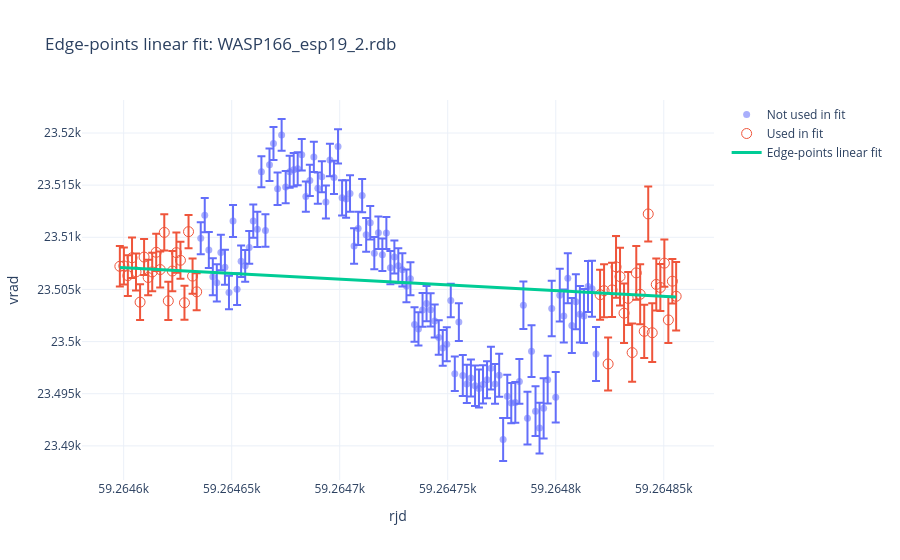

The code cell stored with this chart in its notebook:
### Code cell
obs_name = 'WASP166_esp19_2.rdb'
obs_df = read_rdb_file(best_rm_path / obs_name)

def iteratively_clip_by_rms(obs_name, rms_threshold=2.0, max_iterations=10, observations_path=best_rm_path):
    obs_df = read_rdb_file(observations_path / obs_name)
    clean_df = obs_df.dropna(subset=['rjd', 'vrad', 'svrad']).copy()
    fit_mask = pd.Series(True, index=clean_df.index)
    history = []

    for iteration in range(max_iterations):
        fitted_df, fit_result = fit_linear_rv(clean_df, fit_mask=fit_mask)
        fit_residuals = fitted_df.loc[fit_mask, 'linear_residual']
        residual_rms = np.sqrt(np.mean(fit_residuals**2))
        clip_limit = rms_threshold * residual_rms
        exclude_mask = fit_mask & (fitted_df['linear_residual'].abs() > clip_limit)
        exclude_indices = fitted_df.index[exclude_mask]

        history.append(
            {
                'iteration': iteration + 1,
                **fit_result,
                'residual_rms': residual_rms,
                'clip_limit': clip_limit,
                'n_excluded': len(exclude_indices),
                'excluded_indices': list(exclude_indices),
                'excluded_files': fitted_df.loc[exclude_indices, 'file_rootpath'].tolist(),
                'excluded_rjd': fitted_df.loc[exclude_indices, 'rjd'].tolist(),
                'excluded_vrad': fitted_df.loc[exclude_indices, 'vrad'].tolist(),
                'excluded_residual': fitted_df.loc[exclude_indices, 'linear_residual'].tolist(),
            }
        )

        if len(exclude_indices) == 0:
            break

        fit_mask.loc[exclude_indices] = False

    initial_df, initial_fit = fit_linear_rv(clean_df)
    final_df, final_fit = fit_linear_rv(clean_df, fit_mask=fit_mask)

    return initial_df, initial_fit, final_df, final_fit, pd.DataFrame(history)


def fit_with_edge_points(obs_name, n_first=5, n_last=6, observations_path=best_rm_path):
    obs_df = read_rdb_file(observations_path / obs_name)
    clean_df = obs_df.dropna(subset=['rjd', 'vrad', 'svrad']).copy().sort_values('rjd')

    fit_mask = pd.Series(False, index=clean_df.index)
    fit_mask.loc[clean_df.head(n_first).index] = True
    fit_mask.loc[clean_df.tail(n_last).index] = True

    fitted_df, fit_result = fit_linear_rv(clean_df, fit_mask=fit_mask)
    fit_history = pd.DataFrame(
        [
            {
                **fit_result,
                'fit_method': 'edge_points',
                'n_first': n_first,
                'n_last': n_last,
                'fit_indices': list(clean_df.index[fit_mask]),
            }
        ]
    )

    return fitted_df, fit_result, fit_history


def plot_linear_fit_selection(obs_df, fitted_df, fit_result, obs_name, fit_label='Linear fit'):
    model_rjd, model_vrad = model_curve(obs_df, fit_result)
    fit_df = fitted_df.loc[fitted_df['fit_mask']]
    unused_df = fitted_df.loc[~fitted_df['fit_mask']]

    fig = go.Figure()
    fig.add_trace(
        go.Scatter(
            x=unused_df['rjd'],
            y=unused_df['vrad'],
            error_y=dict(type='data', array=unused_df['svrad'], visible=True),
            mode='markers',
            marker=dict(size=7, opacity=0.55),
            name='Not used in fit',
            text=unused_df['file_rootpath'],
            hovertemplate='rjd=%{x}<br>vrad=%{y}<br>svrad=%{error_y.array}<br>file=%{text}<extra></extra>',
        )
    )
    fig.add_trace(
        go.Scatter(
            x=fit_df['rjd'],
            y=fit_df['vrad'],
            error_y=dict(type='data', array=fit_df['svrad'], visible=True),
            mode='markers',
            marker=dict(size=10, symbol='circle-open'),
            name='Used in fit',
            text=fit_df['file_rootpath'],
            hovertemplate='rjd=%{x}<br>vrad=%{y}<br>svrad=%{error_y.array}<br>file=%{text}<extra></extra>',
        )
    )
    fig.add_trace(
        go.Scatter(
            x=model_rjd,
            y=model_vrad,
            mode='lines',
            line=dict(width=3),
            name=fit_label,
            hovertemplate='rjd=%{x}<br>model vrad=%{y}<extra></extra>',
        )
    )
    fig.update_layout(
        title=f'{fit_label}: {obs_name}',
        xaxis_title='rjd',
        yaxis_title='vrad',
        template='plotly_white',
        hovermode='closest',
    )

    return fig


fit_method_for_plot = 'edge_points'  # use 'rms_clip' or 'edge_points'

if fit_method_for_plot == 'rms_clip':
    rms_initial_df, rms_initial_fit, rms_final_df, rms_final_fit, rms_clip_history = iteratively_clip_by_rms(
        obs_name,
        rms_threshold=1.5,
        max_iterations=5,
    )
    print(
        f"RMS-clipped fit: vrad = {rms_final_fit['intercept']:.6f} "
        f"+ {rms_final_fit['slope']:.6f} * (rjd - {rms_final_fit['rjd_ref']:.8f})"
    )
    fig = plot_iterative_linear_fit(obs_df, rms_initial_fit, rms_final_df, rms_final_fit, obs_name)
    fig.update_layout(title=f'RMS-clipped linear RV fit: {obs_name}')
elif fit_method_for_plot == 'edge_points':
    edge_fitted_df, edge_fit, edge_fit_history = fit_with_edge_points(
        obs_name,
        n_first=20,
        n_last=20,
    )
    print(
        f"edge-points fit: vrad = {edge_fit['intercept']:.6f} "
        f"+ {edge_fit['slope']:.6f} * (rjd - {edge_fit['rjd_ref']:.8f})"
    )
    display(edge_fit_history)
    fig = plot_linear_fit_selection(obs_df, edge_fitted_df, edge_fit, obs_name, fit_label='Edge-points linear fit')
else:
    raise ValueError("fit_method_for_plot must be 'rms_clip' or 'edge_points'")

fig.show()

### Figure 1 — Plotly figure (JSON) as saved in the notebook; plotly's stock layout.template omitted (floating-point values rounded to 4 significant figures; data arrays with more than 128 entries replaced by an {"elided": "..."} marker saying what was removed)
{"data": [{"error_y": {"array": [1.537, 1.651, 1.732, 1.775, 1.787, 1.693, 1.679, 1.61, 1.53, 1.523, 1.515, 1.517, 1.574, 1.595, 1.696, 1.491, 1.559, 1.567, 1.572, 1.549, 1.523, 1.537, 1.532, 1.603, 1.58, 1.508, 1.444, 1.502, 1.451, 1.495, 1.49, 1.581, 1.569, 1.596, 1.645, 1.693, 1.794, 1.749, 1.709, 1.593, 1.588, 1.61, 1.608, 1.544, 1.563, 1.554, 1.53, 1.595, 1.578, 1.683, 1.593, 1.562, 1.58, 1.651, 1.595, 1.615, 1.694, 1.597, 1.583, 1.659, 1.717, 1.635, 1.602, 1.654, 1.806, 1.964, 1.833, 1.776, 1.945, 1.826, 1.842, 1.764, 2.051, 1.9, 2.057, 2.057, 2.072, 1.937, 1.957, 2.143, 2.285, 2.524, 2.483, 2.384, 2.425, 2.888, 2.29, 2.661, 2.424, 2.528, 2.54, 2.393, 2.632, 2.631, 2.711, 2.588, 2.441, 2.692, 2.592], "type": "data", "visible": true}, "hovertemplate": "rjd=%{x}<br>vrad=%{y}<br>svrad=%{error_y.array}<br>file=%{text}<extra></extra>", "marker": {"opacity": 0.55, "size": 7}, "mode": "markers", "name": "Not used in fit", "text": ["ESPRE.2021-02-19T03:06:14.696.fits", "ESPRE.2021-02-19T03:08:56.731.fits", "ESPRE.2021-02-19T03:11:38.787.fits", "ESPRE.2021-02-19T03:14:18.530.fits", "ESPRE.2021-02-19T03:16:58.537.fits", "ESPRE.2021-02-19T03:19:40.684.fits", "ESPRE.2021-02-19T03:22:22.746.fits", "ESPRE.2021-02-19T03:25:04.741.fits", "ESPRE.2021-02-19T03:27:46.804.fits", "ESPRE.2021-02-19T03:30:28.983.fits", "ESPRE.2021-02-19T03:33:11.081.fits", "ESPRE.2021-02-19T03:35:53.282.fits", "ESPRE.2021-02-19T03:38:35.379.fits", "ESPRE.2021-02-19T03:41:17.382.fits", "ESPRE.2021-02-19T03:43:59.565.fits", "ESPRE.2021-02-19T03:46:41.712.fits", "ESPRE.2021-02-19T03:49:23.839.fits", "ESPRE.2021-02-19T03:52:03.588.fits", "ESPRE.2021-02-19T03:54:45.774.fits", "ESPRE.2021-02-19T03:57:27.812.fits", "ESPRE.2021-02-19T04:00:09.889.fits", "ESPRE.2021-02-19T04:02:52.228.fits", "ESPRE.2021-02-19T04:05:32.197.fits", "ESPRE.2021-02-19T04:08:11.885.fits", "ESPRE.2021-02-19T04:10:53.962.fits", "ESPRE.2021-02-19T04:13:36.163.fits", "ESPRE.2021-02-19T04:16:18.256.fits", "ESPRE.2021-02-19T04:18:58.131.fits", "ESPRE.2021-02-19T04:21:37.946.fits", "ESPRE.2021-02-19T04:24:17.756.fits", "ESPRE.2021-02-19T04:26:59.878.fits", "ESPRE.2021-02-19T04:29:41.987.fits", "ESPRE.2021-02-19T04:32:21.379.fits", "ESPRE.2021-02-19T04:35:03.382.fits", "ESPRE.2021-02-19T04:37:45.528.fits", "ESPRE.2021-02-19T04:40:27.699.fits", "ESPRE.2021-02-19T04:43:07.379.fits", "ESPRE.2021-02-19T04:45:47.178.fits", "ESPRE.2021-02-19T04:48:29.287.fits", "ESPRE.2021-02-19T04:51:11.382.fits", "ESPRE.2021-02-19T04:53:51.093.fits", "ESPRE.2021-02-19T04:56:33.167.fits", "ESPRE.2021-02-19T04:59:15.340.fits", "ESPRE.2021-02-19T05:01:57.379.fits", "ESPRE.2021-02-19T05:04:39.382.fits", "ESPRE.2021-02-19T05:07:17.902.fits", "ESPRE.2021-02-19T05:10:00.053.fits", "ESPRE.2021-02-19T05:12:39.378.fits", "ESPRE.2021-02-19T05:15:18.552.fits", "ESPRE.2021-02-19T05:17:58.368.fits", "ESPRE.2021-02-19T05:20:40.379.fits", "ESPRE.2021-02-19T05:23:22.538.fits", "ESPRE.2021-02-19T05:26:02.333.fits", "ESPRE.2021-02-19T05:28:44.382.fits", "ESPRE.2021-02-19T05:31:23.173.fits", "ESPRE.2021-02-19T05:34:05.310.fits", "ESPRE.2021-02-19T05:36:47.521.fits", "ESPRE.2021-02-19T05:39:29.583.fits", "ESPRE.2021-02-19T05:42:11.731.fits", "ESPRE.2021-02-19T05:44:53.727.fits", "ESPRE.2021-02-19T05:47:33.057.fits", "ESPRE.2021-02-19T05:50:15.240.fits", "ESPRE.2021-02-19T05:52:55.113.fits", "ESPRE.2021-02-19T05:55:37.341.fits", "ESPRE.2021-02-19T05:58:19.382.fits", "ESPRE.2021-02-19T06:00:59.263.fits", "ESPRE.2021-02-19T06:03:38.340.fits", "ESPRE.2021-02-19T06:06:20.379.fits", "ESPRE.2021-02-19T06:09:00.194.fits", "ESPRE.2021-02-19T06:11:42.279.fits", "ESPRE.2021-02-19T06:14:22.269.fits", "ESPRE.2021-02-19T06:17:04.378.fits", "ESPRE.2021-02-19T06:19:44.188.fits", "ESPRE.2021-02-19T06:22:26.312.fits", "ESPRE.2021-02-19T06:25:08.376.fits", "ESPRE.2021-02-19T06:27:50.531.fits", "ESPRE.2021-02-19T06:30:32.708.fits", "ESPRE.2021-02-19T06:33:14.843.fits", "ESPRE.2021-02-19T06:35:56.746.fits", "ESPRE.2021-02-19T06:38:38.827.fits", "ESPRE.2021-02-19T06:41:20.892.fits", "ESPRE.2021-02-19T06:44:03.062.fits", "ESPRE.2021-02-19T06:46:45.271.fits", "ESPRE.2021-02-19T06:49:25.023.fits", "ESPRE.2021-02-19T06:52:07.227.fits", "ESPRE.2021-02-19T06:54:49.315.fits", "ESPRE.2021-02-19T06:57:31.379.fits", "ESPRE.2021-02-19T07:00:13.600.fits", "ESPRE.2021-02-19T07:02:52.831.fits", "ESPRE.2021-02-19T07:05:31.888.fits", "ESPRE.2021-02-19T07:08:13.961.fits", "ESPRE.2021-02-19T07:10:56.129.fits", "ESPRE.2021-02-19T07:13:38.307.fits", "ESPRE.2021-02-19T07:16:17.897.fits", "ESPRE.2021-02-19T07:19:00.060.fits", "ESPRE.2021-02-19T07:21:39.380.fits", "ESPRE.2021-02-19T07:24:21.532.fits", "ESPRE.2021-02-19T07:27:03.702.fits", "ESPRE.2021-02-19T07:29:42.920.fits"], "type": "scatter", "x": [59260.0, 59260.0, 59260.0, 59260.0, 59260.0, 59260.0, 59260.0, 59260.0, 59260.0, 59260.0, 59260.0, 59260.0, 59260.0, 59260.0, 59260.0, 59260.0, 59260.0, 59260.0, 59260.0, 59260.0, 59260.0, 59260.0, 59260.0, 59260.0, 59260.0, 59260.0, 59260.0, 59260.0, 59260.0, 59260.0, 59260.0, 59260.0, 59260.0, 59260.0, 59260.0, 59260.0, 59260.0, 59260.0, 59260.0, 59260.0, 59260.0, 59260.0, 59260.0, 59260.0, 59260.0, 59260.0, 59260.0, 59260.0, 59260.0, 59260.0, 59260.0, 59260.0, 59260.0, 59260.0, 59260.0, 59260.0, 59260.0, 59260.0, 59260.0, 59260.0, 59260.0, 59260.0, 59260.0, 59260.0, 59260.0, 59260.0, 59260.0, 59260.0, 59260.0, 59260.0, 59260.0, 59260.0, 59260.0, 59260.0, 59260.0, 59260.0, 59260.0, 59260.0, 59260.0, 59260.0, 59260.0, 59260.0, 59260.0, 59260.0, 59260.0, 59260.0, 59260.0, 59260.0, 59260.0, 59260.0, 59260.0, 59260.0, 59260.0, 59260.0, 59260.0, 59260.0, 59260.0, 59260.0, 59260.0], "y": [23510.0, 23510.0, 23510.0, 23510.0, 23510.0, 23510.0, 23510.0, 23500.0, 23510.0, 23510.0, 23510.0, 23510.0, 23510.0, 23510.0, 23510.0, 23520.0, 23510.0, 23520.0, 23520.0, 23510.0, 23520.0, 23510.0, 23520.0, 23520.0, 23520.0, 23520.0, 23510.0, 23520.0, 23520.0, 23510.0, 23520.0, 23510.0, 23520.0, 23520.0, 23520.0, 23510.0, 23510.0, 23510.0, 23510.0, 23510.0, 23510.0, 23510.0, 23510.0, 23510.0, 23510.0, 23510.0, 23510.0, 23510.0, 23510.0, 23510.0, 23510.0, 23510.0, 23510.0, 23500.0, 23500.0, 23500.0, 23500.0, 23500.0, 23500.0, 23500.0, 23500.0, 23500.0, 23500.0, 23500.0, 23500.0, 23500.0, 23500.0, 23500.0, 23500.0, 23500.0, 23500.0, 23500.0, 23500.0, 23500.0, 23500.0, 23490.0, 23490.0, 23490.0, 23490.0, 23500.0, 23500.0, 23490.0, 23500.0, 23490.0, 23490.0, 23490.0, 23500.0, 23500.0, 23490.0, 23500.0, 23500.0, 23510.0, 23500.0, 23500.0, 23500.0, 23500.0, 23510.0, 23510.0, 23500.0]}, {"error_y": {"array": [1.947, 1.777, 1.956, 1.942, 1.773, 1.71, 1.731, 1.697, 1.844, 1.788, 1.731, 1.74, 1.839, 1.935, 1.929, 1.777, 1.631, 1.59, 1.685, 1.776, 2.403, 2.542, 2.546, 2.607, 2.967, 2.767, 2.857, 2.538, 2.795, 2.568, 2.871, 2.552, 2.634, 2.82, 2.496, 2.255, 2.263, 2.219, 2.132, 3.281], "type": "data", "visible": true}, "hovertemplate": "rjd=%{x}<br>vrad=%{y}<br>svrad=%{error_y.array}<br>file=%{text}<extra></extra>", "marker": {"size": 10, "symbol": "circle-open"}, "mode": "markers", "name": "Used in fit", "text": ["ESPRE.2021-02-19T02:12:21.382.fits", "ESPRE.2021-02-19T02:15:00.903.fits", "ESPRE.2021-02-19T02:17:43.057.fits", "ESPRE.2021-02-19T02:20:25.258.fits", "ESPRE.2021-02-19T02:23:07.364.fits", "ESPRE.2021-02-19T02:25:49.554.fits", "ESPRE.2021-02-19T02:28:28.730.fits", "ESPRE.2021-02-19T02:31:13.191.fits", "ESPRE.2021-02-19T02:33:55.332.fits", "ESPRE.2021-02-19T02:36:34.379.fits", "ESPRE.2021-02-19T02:39:13.699.fits", "ESPRE.2021-02-19T02:41:55.763.fits", "ESPRE.2021-02-19T02:44:37.820.fits", "ESPRE.2021-02-19T02:47:19.902.fits", "ESPRE.2021-02-19T02:50:01.970.fits", "ESPRE.2021-02-19T02:52:44.152.fits", "ESPRE.2021-02-19T02:55:26.298.fits", "ESPRE.2021-02-19T02:58:08.379.fits", "ESPRE.2021-02-19T03:00:50.382.fits", "ESPRE.2021-02-19T03:03:32.600.fits", "ESPRE.2021-02-19T07:32:25.057.fits", "ESPRE.2021-02-19T07:35:04.612.fits", "ESPRE.2021-02-19T07:37:46.812.fits", "ESPRE.2021-02-19T07:40:25.876.fits", "ESPRE.2021-02-19T07:43:05.176.fits", "ESPRE.2021-02-19T07:45:45.026.fits", "ESPRE.2021-02-19T07:48:27.148.fits", "ESPRE.2021-02-19T07:51:09.226.fits", "ESPRE.2021-02-19T07:53:48.961.fits", "ESPRE.2021-02-19T07:56:31.130.fits", "ESPRE.2021-02-19T07:59:10.543.fits", "ESPRE.2021-02-19T08:01:52.732.fits", "ESPRE.2021-02-19T08:04:31.913.fits", "ESPRE.2021-02-19T08:07:11.217.fits", "ESPRE.2021-02-19T08:09:53.307.fits", "ESPRE.2021-02-19T08:12:35.382.fits", "ESPRE.2021-02-19T08:15:17.536.fits", "ESPRE.2021-02-19T08:17:56.928.fits", "ESPRE.2021-02-19T08:20:36.382.fits", "ESPRE.2021-02-19T08:23:15.856.fits"], "type": "scatter", "x": [59260.0, 59260.0, 59260.0, 59260.0, 59260.0, 59260.0, 59260.0, 59260.0, 59260.0, 59260.0, 59260.0, 59260.0, 59260.0, 59260.0, 59260.0, 59260.0, 59260.0, 59260.0, 59260.0, 59260.0, 59260.0, 59260.0, 59260.0, 59260.0, 59260.0, 59260.0, 59260.0, 59260.0, 59260.0, 59260.0, 59260.0, 59260.0, 59260.0, 59260.0, 59260.0, 59260.0, 59260.0, 59260.0, 59260.0, 59260.0], "y": [23510.0, 23510.0, 23510.0, 23510.0, 23510.0, 23500.0, 23510.0, 23510.0, 23510.0, 23510.0, 23510.0, 23510.0, 23500.0, 23510.0, 23510.0, 23510.0, 23500.0, 23510.0, 23510.0, 23500.0, 23500.0, 23500.0, 23500.0, 23500.0, 23510.0, 23510.0, 23500.0, 23500.0, 23500.0, 23510.0, 23500.0, 23500.0, 23510.0, 23500.0, 23510.0, 23510.0, 23510.0, 23500.0, 23510.0, 23500.0]}, {"hovertemplate": "rjd=%{x}<br>model vrad=%{y}<extra></extra>", "line": {"width": 3}, "mode": "lines", "name": "Edge-points linear fit", "type": "scatter", "x": {"elided": "300 float values"}, "y": {"elided": "300 float values"}}], "layout": {"hovermode": "closest", "title": {"text": "Edge-points linear fit: WASP166_esp19_2.rdb"}, "xaxis": {"title": {"text": "rjd"}}, "yaxis": {"title": {"text": "vrad"}}}}
